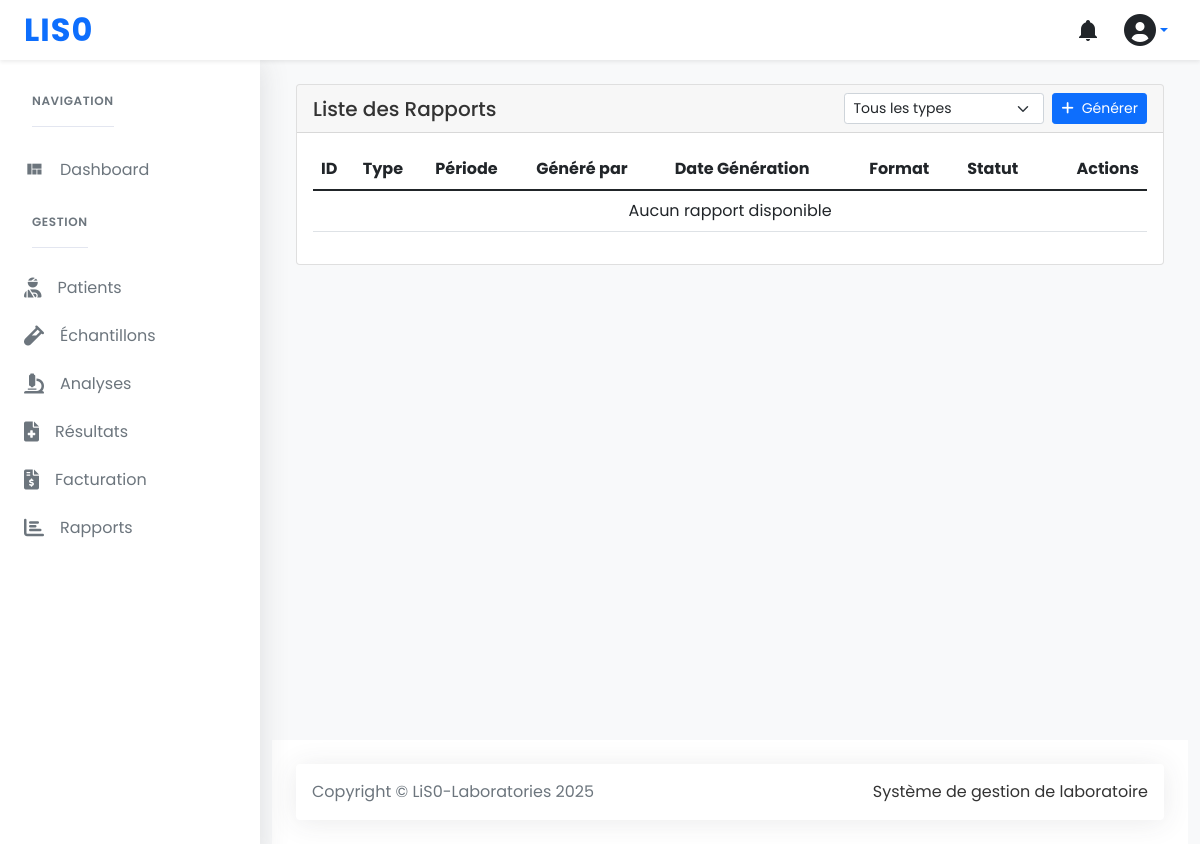
The page /reports/ on the database as committed earlier.
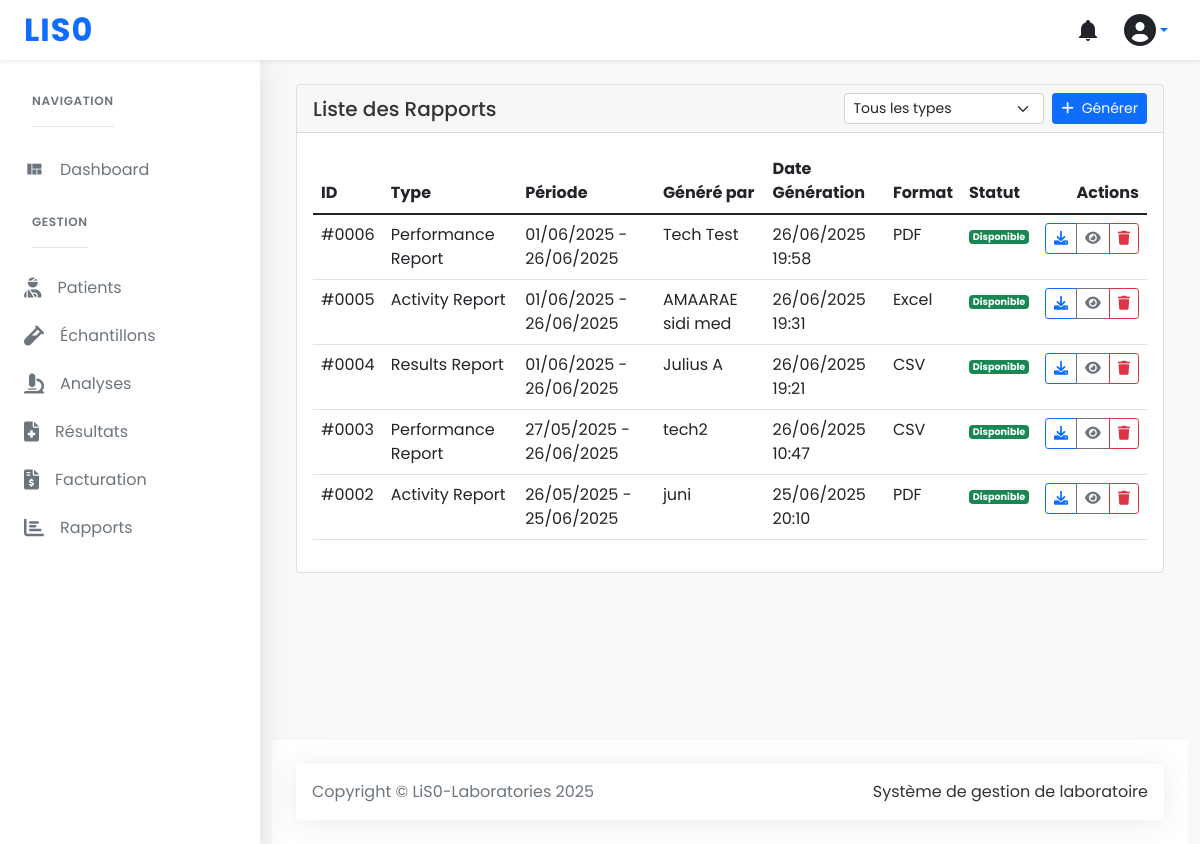
The same page on the database as committed later.
### reports/models.py (models this page shows, shortened)
class Report(models.Model):
    REPORT_TYPE_CHOICES = [
        ('results', 'Results Report'),
        ('activity', 'Activity Report'),
        ('performance', 'Performance Report'),
    ]
    FORMAT_CHOICES = [
        ('pdf', 'PDF'),
        ('excel', 'Excel'),
        ('csv', 'CSV'),
    ]
    report_type = models.CharField(
        max_length=20,
        choices=REPORT_TYPE_CHOICES,
        default='results'
    )
    format = models.CharField(
        max_length=10,
        choices=FORMAT_CHOICES,
        default='pdf'
    )
    start_date = models.DateField(default=timezone.now)
    end_date = models.DateField(default=timezone.now)
    generated_by_user = models.ForeignKey(
        User,
        on_delete=models.SET_NULL,
        null=True,
        blank=True,
        related_name='generated_reports',
        verbose_name="Generated by (User)"
    )
    generated_by = models.CharField(
        max_length=100,
        blank=True,
        default='Unknown',
        verbose_name="Generated by (Text)"
    )
    file = models.FileField(
        upload_to='reports/%Y/%m/%d/',
        null=True,
        blank=True
    )
    parameters = models.JSONField(default=dict)
    include_details = models.BooleanField(default=False)
    group_by_department = models.BooleanField(default=True)
    created_at = models.DateTimeField(auto_now_add=True)
    updated_at = models.DateTimeField(auto_now=True)
    class Meta:
        ordering = ['-created_at']
        verbose_name = 'Report'
        verbose_name_plural = 'Reports'
        indexes = [
            models.Index(fields=['created_at']),
            models.Index(fields=['report_type']),
            models.Index(fields=['generated_by_user']),
        ]

### reports/views.py (the view)
# urls.py: path('', ReportListView.as_view(), name='list'),
class ReportListView(ListView):
    model = Report
    template_name = 'reports/report_list.html'
    context_object_name = 'reports'
    paginate_by = 20
    def get_queryset(self):
        queryset = super().get_queryset()
        report_type = self.request.GET.get('type')
        if report_type:
            queryset = queryset.filter(report_type=report_type)
        return queryset.order_by('-created_at')

### templates/reports/report_list.html (shortened to what this page needs)
{% extends "base.html" %}
{% load static %}
{% block content %}
<div class="card">
  <div class="card-header d-flex justify-content-between align-items-center">
    <h5 class="card-title mb-0">Liste des Rapports</h5>
    <div class="d-flex">
      <select class="form-select form-select-sm me-2" id="typeFilter" style="width: 200px;">
        <option value="">Tous les types</option>
      </select>
      <a href="{% url 'reports:generate' %}" class="btn btn-primary btn-sm">
        <i class="fas fa-plus me-2"></i>Générer
      </a>
    </div>
  </div>
  <div class="card-body">
    <div class="table-responsive">
      <table class="table table-hover">
        <thead>
          <tr>
            <th>ID</th>
            <th>Type</th>
            <th>Période</th>
            <th>Généré par</th>
            <th>Date Génération</th>
            <th>Format</th>
            <th>Statut</th>
            <th class="text-end">Actions</th>
          </tr>
        </thead>
        <tbody>
          {% for report in reports %}
          <tr>
            <td>#{{ report.id|stringformat:"04d" }}</td>
            <td>{{ report.get_report_type_display }}</td>
            <td>
              {{ report.start_date|date:"d/m/Y" }} -
              {{ report.end_date|date:"d/m/Y" }}
            </td>
            <td>
              {% if report.generated_by_user %}
                {{ report.generated_by_user.get_full_name|default:report.generated_by_user.username }}
              {% else %}
                {{ report.generated_by }}
              {% endif %}
            </td>
            <td>{{ report.created_at|date:"d/m/Y H:i" }}</td>
            <td>{{ report.get_format_display }}</td>
            <td>
              {% if report.file %}
                <span class="badge bg-success">Disponible</span>
              {% else %}
                <span class="badge bg-warning text-dark">Sans fichier</span>
              {% endif %}
            </td>
            <td class="text-end">
              <div class="btn-group btn-group-sm">
                {% if report.file %}
                  <a href="{{ report.file.url }}" class="btn btn-outline-primary" title="Télécharger">
                    <i class="fas fa-download"></i>
                  </a>
                {% else %}
                  <button class="btn btn-outline-secondary" disabled title="Fichier non disponible">
                    <i class="fas fa-download"></i>
                  </button>
                {% endif %}
                <a href="{% url 'reports:detail' report.id %}" class="btn btn-outline-secondary" title="Voir">
                  <i class="fas fa-eye"></i>
                </a>
                <button class="btn btn-outline-danger delete-report"
                        data-id="{{ report.id }}"
                        data-url="{% url 'reports:delete' report.id %}"
                        title="Supprimer">
                  <i class="fas fa-trash"></i>
                </button>
              </div>
            </td>
          </tr>
          {% empty %}
          <tr>
            <td colspan="8" class="text-center">Aucun rapport disponible</td>
          </tr>
          {% endfor %}
        </tbody>
      </table>
    </div>
  </div>
</div>
{% endblock %}

### templates/base.html (shortened to what this page needs)
{% load static %}
<!DOCTYPE html>
<html lang="fr">
<head>
    <link rel="stylesheet" href="https://cdnjs.cloudflare.com/ajax/libs/font-awesome/6.0.0/css/all.min.css">
    <link href="https://cdn.jsdelivr.net/npm/@mdi/font@6.5.95/css/materialdesignicons.min.css" rel="stylesheet">
    <link href="https://cdn.jsdelivr.net/npm/bootstrap@5.1.3/dist/css/bootstrap.min.css" rel="stylesheet">
    <link rel="stylesheet" href="{% static 'css/spica-styles.css' %}">
</head>
<body>
    <div class="container-scroller">
        <nav class="navbar navbar-expand-lg px-4 py-3 d-flex align-items-center shadow-sm" style="background-color: #fff;">
            <div class="container-fluid px-0 d-flex justify-content-between align-items-center">
                <div class="d-flex align-items-center">
                    <a class="navbar-brand fw-bold text-primary me-3"
                       href="{% url 'dashboard' %}"
                       style="font-family: 'Poppins', sans-serif; font-size: 2rem; letter-spacing: 1px; text-transform: uppercase;">
                        LiS0
                    </a>
                </div>
                <div class="d-flex align-items-center gap-4 me-2">
                    <div class="dropdown position-relative">
                        <a class="nav-link p-0 position-relative" href="#" id="notificationDropdown" data-bs-toggle="dropdown">
                            <i class="mdi mdi-bell fs-4 text-dark"></i>
                        </a>
                    </div>
                    <div class="dropdown">
                        <a class="nav-link dropdown-toggle d-flex align-items-center p-0" href="#" data-bs-toggle="dropdown" id="profileDropdown">
                            <i class="fas fa-user-circle fa-2x text-dark"></i>
                        </a>
                    </div>
                </div>
            </div>
        </nav>
        <div class="container-fluid page-body-wrapper">
            <nav class="sidebar sidebar-offcanvas" id="sidebar">
                <ul class="nav">
                    <li class="nav-item sidebar-category">
                        <p>Navigation</p>
                        <span></span>
                    </li>
                    <li class="nav-item">
                        <a class="nav-link" href="{% url 'dashboard' %}">
                            <i class="mdi mdi-view-quilt menu-icon"></i>
                            <span class="menu-title">Dashboard</span>
                        </a>
                    </li>
                    <li class="nav-item sidebar-category">
                        <p>Gestion</p>
                        <span></span>
                    </li>
                    <li class="nav-item">
                        <a class="nav-link" href="{% url 'patients:list' %}">
                            <i class="fas fa-user-injured menu-icon"></i>
                            <span class="menu-title">Patients</span>
                        </a>
                    </li>
                    <li class="nav-item">
                        <a class="nav-link" href="{% url 'samples:list' %}">
                            <i class="fas fa-vial menu-icon"></i>
                            <span class="menu-title">Échantillons</span>
                        </a>
                    </li>
                    <li class="nav-item">
                        <a class="nav-link" href="{% url 'analysis:list' %}">
                            <i class="fas fa-microscope menu-icon"></i>
                            <span class="menu-title">Analyses</span>
                        </a>
                    </li>
                    <li class="nav-item">
                        <a class="nav-link" href="{% url 'results:list' %}">
                            <i class="fas fa-file-medical menu-icon"></i>
                            <span class="menu-title">Résultats</span>
                        </a>
                    </li>
                    <li class="nav-item">
                        <a class="nav-link" href="{% url 'billing:bill_list' %}">
                            <i class="fas fa-file-invoice-dollar menu-icon"></i>
                            <span class="menu-title">Facturation</span>
                        </a>
                    <li class="nav-item">
                        <a class="nav-link" href="{% url 'reports:list' %}">
                            <i class="fas fa-chart-bar menu-icon"></i>
                            <span class="menu-title">Rapports</span>
                        </a>
                    </li>
                </ul>
            </nav>
            <div class="main-panel">
                <div class="content-wrapper">
                    {% block content %}{% endblock %}
                </div>
                <footer class="footer">
                    <div class="card">
                        <div class="card-body">
                            <div class="d-sm-flex justify-content-center justify-content-sm-between">
                                <span class="text-muted d-block text-center text-sm-left d-sm-inline-block">
                                    Copyright © LiS0-Laboratories {% now "Y" %}
                                </span>
                                <span class="float-none float-sm-right d-block mt-1 mt-sm-0 text-center">
                                    Système de gestion de laboratoire
                                </span>
                            </div>
                        </div>
                    </div>
                </footer>
            </div>
        </div>
    </div>
</body>
</html>

### static/css/spica-styles.css (style rules this page uses)
body { font-family: 'Poppins', sans-serif; background-color: #f8f9fa; color: #333; }
.container-scroller { display: flex; flex-direction: column; min-height: 100vh; }
.navbar { background: #fff; box-shadow: 0 0.15rem 1.75rem 0 rgba(58, 59, 69, 0.15); padding: 0.5rem 1rem; position: fixed; top: 0; right: 0; left: 0; z-index: 1030; }
.navbar-brand { font-weight: 700; font-size: 1.5rem; color: #4e73df; }
.sidebar { width: 260px; height: 100vh; position: fixed; top: 0; left: 0; z-index: 1029; background: #fff; box-shadow: 0 0.15rem 1.75rem 0 rgba(58, 59, 69, 0.15); transition: all 0.3s ease; margin-top: 60px; }
.sidebar-offcanvas { transform: translateX(-100%); }
.sidebar .nav { padding: 1rem 0; }
.sidebar .nav-item { margin: 0 0.5rem; }
.sidebar .nav-link { display: flex; align-items: center; padding: 0.75rem 1rem; color: #6c757d; border-radius: 0.25rem; }
.sidebar .menu-icon { margin-right: 1rem; font-size: 1.25rem; }
.sidebar .menu-title { flex-grow: 1; }
.sidebar-category { padding: 1rem 1.5rem; font-size: 0.75rem; font-weight: 600; text-transform: uppercase; letter-spacing: 0.05em; color: #6c757d; margin-top: 1rem; }
.sidebar-category:first-child { margin-top: 0; }
.sidebar-category span { display: block; height: 1px; background-color: #e3e6f0; margin-top: 0.5rem; }
.main-panel { margin-left: 0; width: 100%; min-height: calc(100vh - 60px); margin-top: 60px; transition: all 0.3s ease; }
.content-wrapper { padding: 1.5rem; min-height: calc(100vh - 120px); }
.footer { padding: 1.5rem; background: #fff; }
.footer .card { border: none; box-shadow: 0 0.15rem 1.75rem 0 rgba(58, 59, 69, 0.1); }
@media (min-width: 992px) { .sidebar-offcanvas { transform: translateX(0); } }
@media (min-width: 992px) { .main-panel { margin-left: 260px; width: calc(100% - 260px); } }
.navbar { height: 60px; padding: 0.5rem 0; box-shadow: 0 0.15rem 1.75rem 0 rgba(58, 59, 69, 0.15); z-index: 1030; }
.navbar .container-fluid { padding: 0 1rem; }
.navbar-brand { font-weight: 700; font-size: 1.25rem; color: #4e73df; margin-right: 1rem; }
.badge { font-size: 0.6rem; padding: 0.25em 0.4em; }

Rows that differ between the two databases and show on the page:
added Report: id "0006", report_type "Performance Report", start_date "01/06/2025", end_date "26/06/2025", generated_by "Tech Test", created_at "26/06/2025 19:58", format "PDF", shows "Disponible"
added Report: id "0005", report_type "Activity Report", start_date "01/06/2025", end_date "26/06/2025", generated_by "AMAARAE sidi med", created_at "26/06/2025 19:31", format "Excel", shows "Disponible"
added Report: id "0004", report_type "Results Report", start_date "01/06/2025", end_date "26/06/2025", generated_by "Julius A", created_at "26/06/2025 19:21", format "CSV", shows "Disponible"
added Report: id "0003", report_type "Performance Report", start_date "27/05/2025", end_date "26/06/2025", generated_by "tech2", created_at "26/06/2025 10:47", format "CSV", shows "Disponible"
added Report: id "0002", report_type "Activity Report", start_date "26/05/2025", end_date "25/06/2025", generated_by "juni", created_at "25/06/2025 20:10", format "PDF", shows "Disponible"
Other text that changed with them:
text no longer shown: "Aucun rapport disponible"
